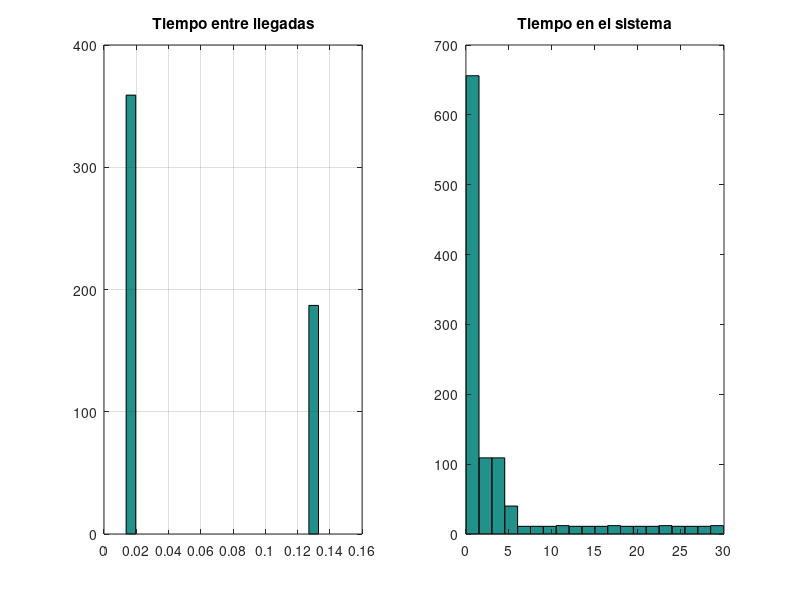

Write the MATLAB code that produced this figure.
clear all
close all
clc

N=20; %Puntos para el histograma
% Importamos el archivo que contiene los tiempos en que llega el paquete al
% sistema
A = importdata('tllegadas.txt');

for i=1:length(A)-2
    dif(i)=abs(A(i)-A(i+1));    % Diferencia entre cada llegada para calcular el tiempo entre llegadas
end
subplot(1,2,1)
hist(dif,N);
grid on
title('Tiempo entre llegadas')

% Importamos los tiempos que estan los paquetes en el sistema
B = importdata('tsistema.txt');

subplot(1,2,2)
hist(B,N)
title('Tiempo en el sistema')